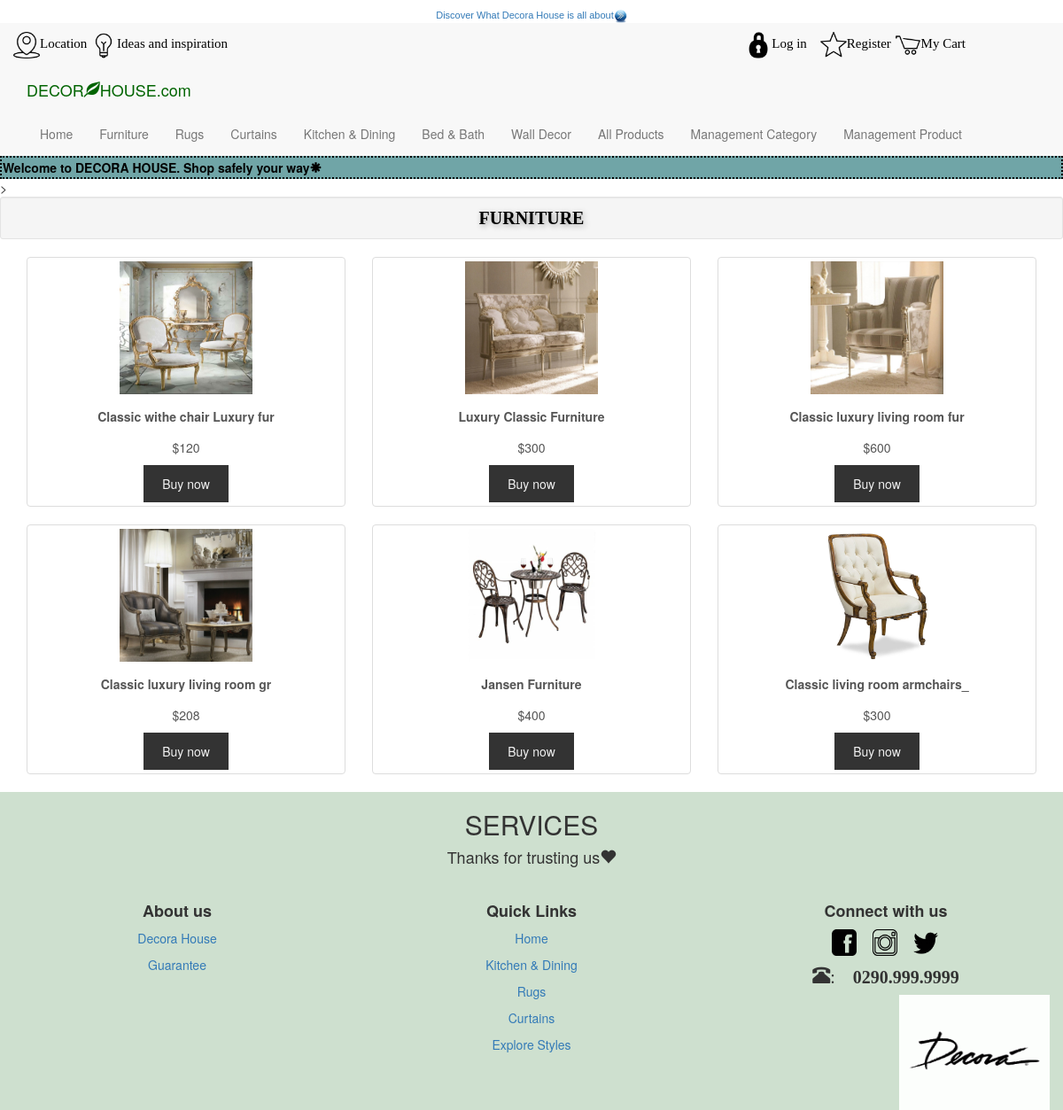
The app's page /?page=furniture with its own data.
### tables this page shows
CREATE TABLE `product` (
  `Product_ID` varchar(10) NOT NULL,
  `Product_Name` varchar(30) NOT NULL,
  `Price` bigint(20) NOT NULL,
  `oldPrice` decimal(12,2) NOT NULL,
  `SmallDesc` varchar(1000) NOT NULL,
  `DetailDesc` text NOT NULL,
  `ProDate` datetime NOT NULL,
  `Pro_qty` int(11) NOT NULL,
  `Pro_image` varchar(200) NOT NULL,
  `Cat_ID` varchar(10) NOT NULL
);

### Furniture.php (the view, shortened to what this page needs)
>
<div class="well well-sm" id="best_seller">FURNITURE</div>
<div class="bg-1">
  <div class="container">
    <div class="row text-center">
      <?php
        $result = mysqli_query($conn, "SELECT * FROM product where Cat_ID ='C001'");
          while($row = mysqli_fetch_array($result, MYSQLI_ASSOC)){
      ?>
        <div class="col-sm-4">
          <div class="thumbnail">
            <img id="furniture" src="images/<?php echo $row['Pro_image']?>">
            <p><strong><?php echo $row['Product_Name']?></strong></p>
            <p>$<?php echo $row['Price']?></p>
            <a href="?page=cart"><button class="btn">Buy now</button></a>
          </div>
        </div>
      <?php
        }
      ?>
    </div>
  </div>
</div>

### index.php (shortened to what this page needs)
<!DOCTYPE html>
<html>
<head>
    <link rel = " stylesheet " href = " http://maxcdn.bootstrapcdn.com/bootstrap/3.3.4/css/bootstrap.min.css">
    <link rel="stylesheet" href="format.css">
</head>
<?php
include_once("connection.php");
?>
<body>
<header>
<div class="discover" align="center"><a href="?page=aboutus">Discover What Decora House is all about<img class="img" src="images/scroll-right-icon.png"></a></div>
  <div class="col-md-12">
  <div class="row">
    <div class="location"><a href="https://by.com.vn/8ovUMe"><img class="img" src="images/Location-2-icon.png"><span style="color:black">Location</span></a>
      <a href="?page=explore-style"><img class="img" src="images/Very-Basic-Idea-icon.png"><span style="color:black">Ideas and inspiration</span></a>
        <div class="home" align="center">
        <?php
        if(isset($_SESSION['us']) && $_SESSION['us'] !=""){
        ?>
        <a href="?page=update_customer"><img class="img" src="images/account.png"><span style="color:black">Hi,<?php echo $_SESSION['us']?>!</span></a>
        &nbsp;&nbsp;&nbsp;<span class="glyphicon glyphicon-log-out"><a href="?page=logout"><span style="color:black">Logout</a></span>&nbsp;&nbsp;&nbsp;
        <?php
        }
        else
        {
        ?>
        <img class="img" src="images/Lock-icon.png"><a href="?page=login"><span style="color:black">Log in</a></span>&nbsp;&nbsp;&nbsp;
        <img class="img" src="images/Star-icon.png"><a href="?page=register"><span style="color:black">Register</a></span>
        <?php
        }
        ?>
        <a href="?page=cart"><span style="color:black"><img class="img" src="images/Shopping-Cart-icon.png">My Cart</span></a>
      </div>
    </div>
    </div>
  </div>
<nav class="navbar-default">
  <div class="container-fluid">
    <div class="navbar-header">
      <a class="navbar-brand" href="?page=home"><span style="bold;20px;color:darkgreen">DECOR<span class="glyphicon glyphicon-leaf"></span>HOUSE.com</span></a>
    </div>
    <div class="collapse navbar-collapse" id="myNavbar">
    <br>
      <br>
      <br>
      <br>
      <br>
      <ul class="nav navbar-nav">
        <li><a href="?page=home">Home</a></li>
        <li><a href="?page=furniture">Furniture</a></li>
        <li><a href="?page=rugs">Rugs</a></li>
        <li><a href="?page=curtains">Curtains</a></li>
        <li><a href="?page=kitchen-dining">Kitchen & Dining</a></li>
        <li><a href="?page=bed-bath">Bed & Bath</a></li>
        <li><a href="?page=wall-decor">Wall Decor</a></li>
        <li><a href="?page=all_product">All Products</a></li>
        <li><a href="?page=management_category">Management Category</a></li>
        <li><a href="?page=management_product">Management Product</a></li>
      </ul>
    </div>
  </div>
  <div id="welcome">
    <marquee direction="left" behavior="scroll" scrollamount="8">
        Welcome to DECORA HOUSE. Shop safely your way<span class="glyphicon glyphicon-asterisk"></span>
    </marquee>
</div>
</nav>
</header>
<?php
if(isset($_GET['page']))
{
    $page = $_GET['page'];
    if($page=="home"){
        include_once("home.php");
    }
    elseif($page=="furniture")
    {
      include_once("Furniture.php");
    }
    elseif($page=="rugs")
    {
      include_once("Rugs.php");
    }
    elseif($page=="curtains")
    {
      include_once("Curtains.php");
    }
    elseif($page=="kitchen-dining")
    {
      include_once("Kitchen-Dining.php");
    }
    elseif($page=="bed-bath")
    {
      include_once("Bed-Bath.php");
    }
    elseif($page=="wall-decor")
    {
      include_once("Wall-Decor.php");
    }
    elseif($page=="aboutus")
    {
      include_once("About-us.php");
    }
    elseif($page=="login")
    {
      include_once("Login.php");
    }
    elseif($page=="logout")
    {
      include_once("Logout.php");
    }
    elseif($page=="register")
    {
      include_once("Register.php");
    }
    elseif($page=="guarantee")
    {
      include_once("Guarantee.php");
    }
    elseif($page=="explore-style")
    {
      include_once("Explore-style.php");
    }
    elseif($page=="update_customer")
    {
      include_once("Update_customer.php");
    }
    elseif($page=="management_category")
    {
      include_once("Category_Management.php");
    }
    elseif($page=="management_product")
    {
      include_once("Product_Management.php");
    }
}
else{
    include("home.php");
}
?>
<footer>
  <div class="container-fluid text-center" id="footer">
    <h2>SERVICES</h2>
    <h4>Thanks for trusting us<span class="glyphicon glyphicon-heart"></span></h4>
    <br>
    <div class="row">
      <div class="col-sm-4">
        <h4><b>About us</b></h4>
        <p><a href="?page=aboutus">Decora House</a></p>
        <p><a href="?page=guarantee">Guarantee</a></p>
      </div>
      <div class="col-sm-4">
        <h4><b>Quick Links</b></h4>
        <p><a href="?page=home">Home</a></p>
        <p><a href="?page=kitchen-dining">Kitchen & Dining</a></p>
        <p><a href="?page=rugs">Rugs</a></p>
        <p><a href="?page=curtains">Curtains</a></p>
        <p><a href="?page=explore-style">Explore Styles</a></p>
      </div>
      <div class="col-sm-4">
        <h4><b>Connect with us</b></h4>
        <a href="https://www.facebook.com/planejadosdecorahouse/"><img id="con_us" src="images/facebook.png"></a>&nbsp;&nbsp;&nbsp;
        <a href="https://www.instagram.com/decorahouse/"><img id="con_us" src="images/Instagram.png"></a>&nbsp;&nbsp;&nbsp;
        <a><img id="con_us" src="images/twitter.png"></a>
        <p><span class="glyphicon glyphicon-phone-alt" style="font-size: 20px">:&nbsp;<b>0290.999.9999<b></span></p>
        <img align="right" src="images/decora_footer.gif" width="170px" height="130px">
      </div>
    </div>
  </div>
</footer>
</body>
</html>

### format.css (style rules this page uses)
.discover { font-family: Arial, Helvetica, sans-serif; margin-top: 10px; font-size: 11px; }
.discover .img { width: 15px; height: 15px; }
.location { font-family: comic; margin: 10px 10px 10px 15px; font-size: 15px; }
.location .img { width: 30px; height: 30px; }
.home { font-family: Platino; float: right; margin-right: 100px; font-size: 15px; }
.home .img { width: 30px; height: 30px; }
#welcome { background: #70a5a7; padding: 1px; vertical-align: middle; border: dotted 2px rgb(0, 0, 0); font-weight: bold; color: rgb(0, 0, 0); }
.thumbnail p { margin-top: 15px; color: #555; }
.thumbnail img { width: 250px; height: 160px; transition: width 2s, height 2s, box-shadow 2s; -o-transition: width 2s, height 2s, box-shadow 2s; -ms-transition: width 2s, height 2s, box-shadow 2s; -moz-transition: width 2s, height 2s, box-shadow 2s; -webkit-transition: width 2s, height 2s, box-shadow 2s;; }
.btn { padding: 10px 20px; background-color: #333; color: #f1f1f1; border-radius: 0; transition: .2s; }
#best_seller { text-align: center; text-shadow: 2px 2px 6px #999; font-weight: bold; font-family: Georgia; color: rgb(0, 0, 0); font-size: 20px; }
#footer { align-content: center; background-color: rgb(206, 224, 207); }
#furniture { width: 150px; height: 150px; }
#con_us { padding-right: 2px; width: 30px; height: 30px; }

### records on screen
product: Pro_image (picture), Product_Name "Classic withe chair Luxury fur", Price "120"
product: Pro_image (picture), Product_Name "Luxury Classic Furniture", Price "300"
product: Pro_image (picture), Product_Name "Classic luxury living room fur", Price "600"
product: Pro_image (picture), Product_Name "Classic luxury living room gr", Price "208"
product: Pro_image (picture), Product_Name "Jansen Furniture", Price "400"
product: Pro_image (picture), Product_Name "Classic living room armchairs_", Price "300"
